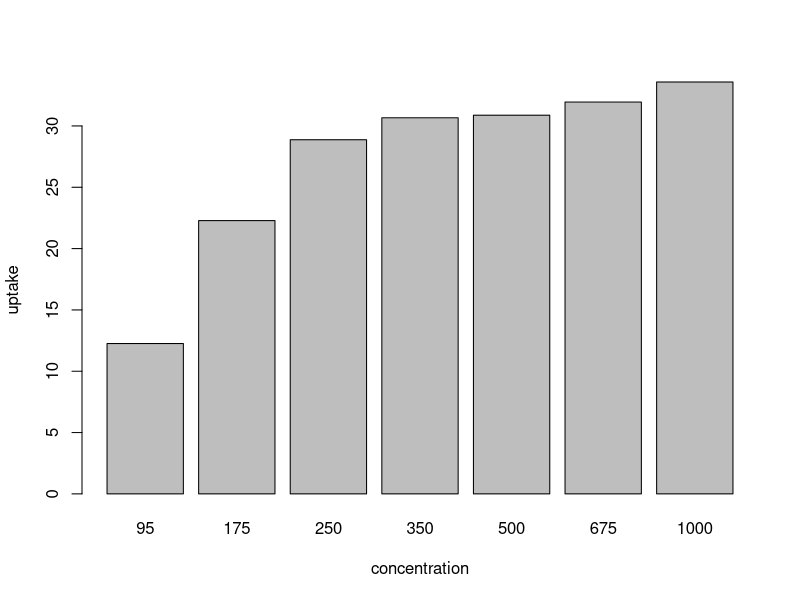
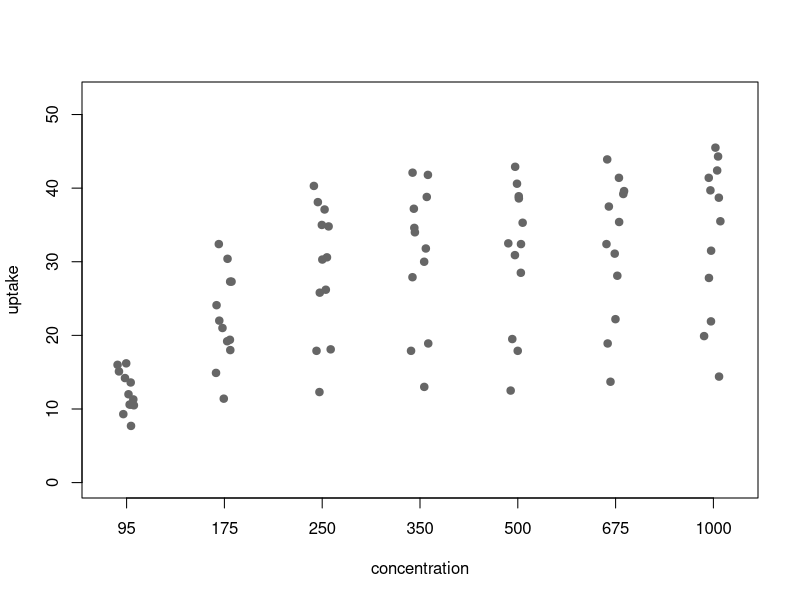
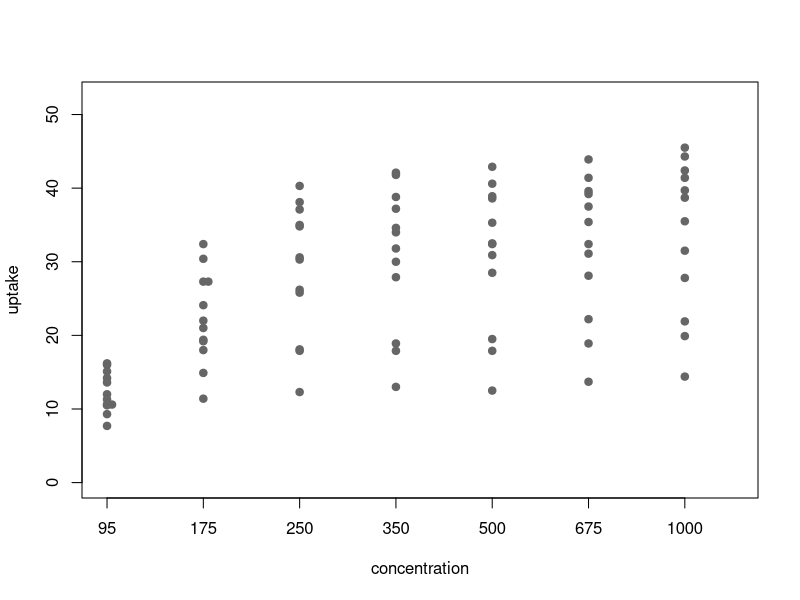
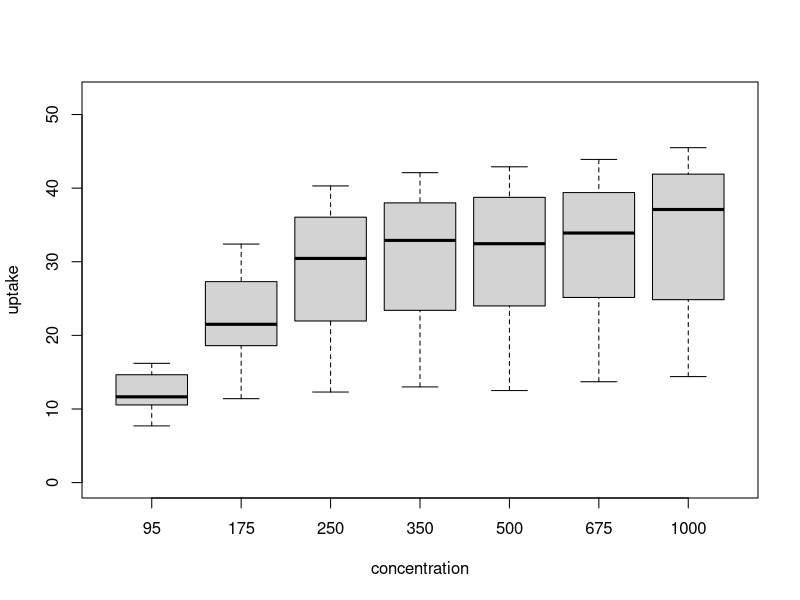
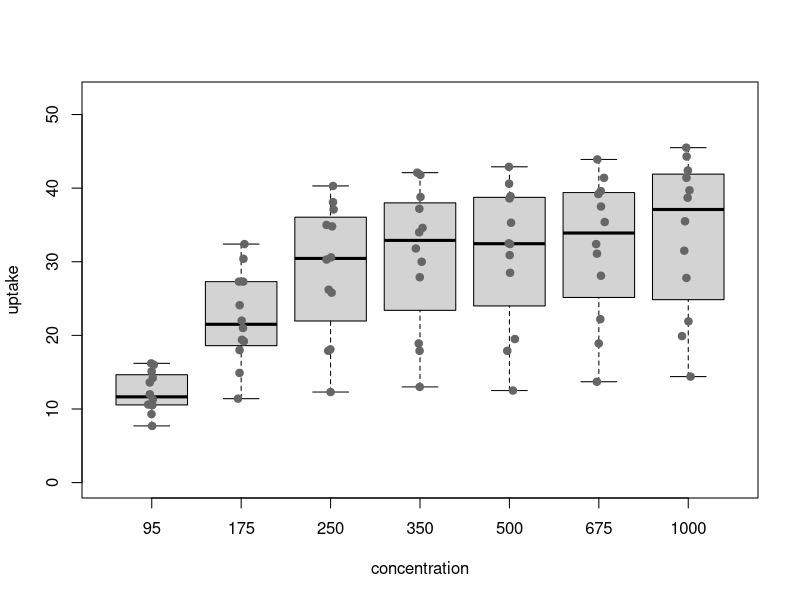
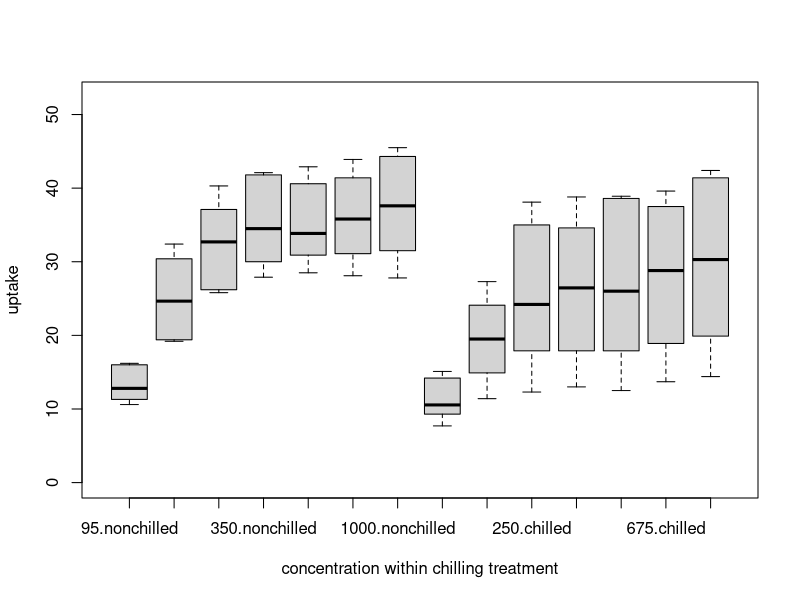
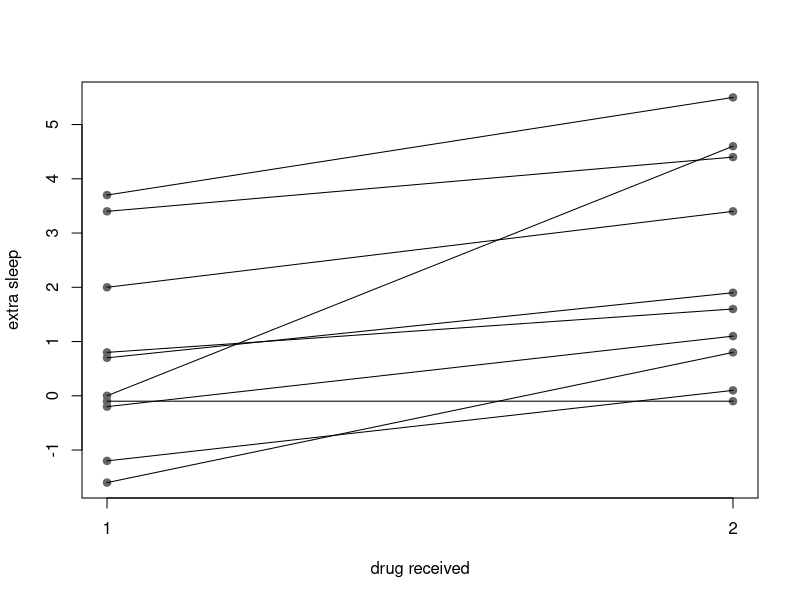
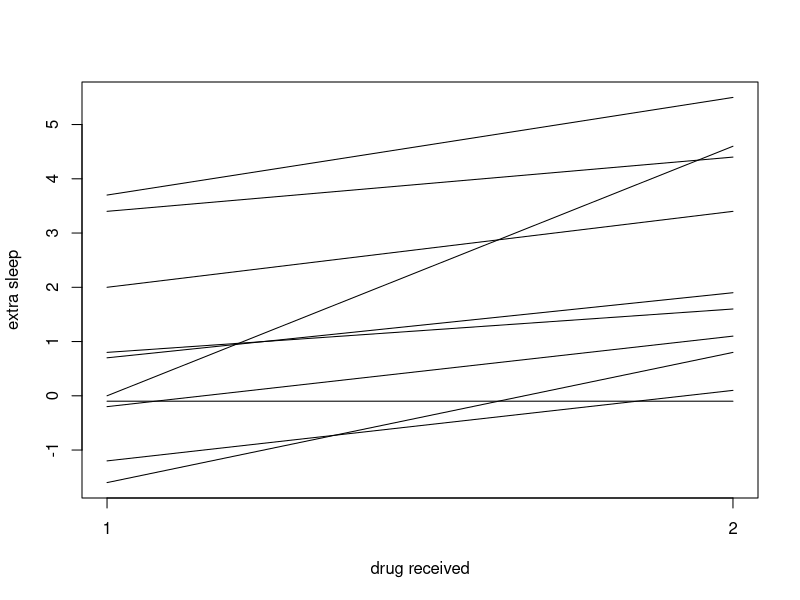

Generate these figures, in order, with R:
## ---- chunk 1
## important to let caching work between local render and building w/ pelican
knitr::opts_chunk$set(cache = 1)
## ---- chunk 2
head(CO2)
## ---- chunk 3
barplot(unlist(lapply(split(CO2, CO2$conc), function(x) mean(x$uptake))), ylab='uptake',
        xlab='concentration')
## ---- chunk 4
CO2 <- within(CO2, conc_f <- factor(conc))
y_limits <- c(0, max(CO2$uptake) * 1.15)
point_col <- gray(0.4)
stripchart(uptake ~ conc_f, CO2, method='jitter', pch=19, col=point_col,
           xlab='concentration', ylim=y_limits, vertical=TRUE)
## ---- chunk 5
stripchart(uptake ~ conc_f, CO2, method='stack', pch=19, col=point_col,
           xlab='concentration',  ylim=y_limits, vertical=TRUE)
## ---- chunk 6

boxplot( uptake ~ conc_f , CO2, ylab='uptake', xlab='concentration', ylim=y_limits)
## ---- chunk 7
jitter <- 0.025
boxplot( uptake ~ conc_f , CO2, ylab='uptake', xlab='concentration', ylim=y_limits)
points(as.numeric(CO2$conc_f) + rnorm(nrow(CO2), sd = jitter), CO2$uptake,
       pch=19, col=point_col)
## ---- chunk 8
boxplot( uptake ~ conc_f : Treatment, CO2, ylab='uptake', ylim=y_limits,
        xlab = "concentration within chilling treatment")
## ---- chunk 9
head(sleep)
## ---- chunk 10

invisible(stripchart(extra ~ group, sleep, pch=19, col=point_col,
		     vertical=TRUE, ylab='extra sleep', xlab='drug received'))
## note -- don't enclose this in invisble in your code -- some strangeness
##         with website production compels it here
for(ID in split(sleep, sleep$ID))
  lines(extra ~ group, ID)

## ---- chunk 11
invisible(stripchart(extra ~ group, sleep, pch="", vertical=TRUE,
           	     ylab='extra sleep', xlab='drug received'))
## note -- don't enclose this in invisble in your code -- some strangeness
##         with website production compels it here
for(ID in split(sleep, sleep$ID))
  lines(extra ~ group, ID)
## ---- chunk 12
op <- par(mfrow=c(2, 1))
for(v in levels(CO2$Treatment)) {
  subs <- subset(CO2, Treatment == v)
  hist(subs$uptake, main = v, col = point_col, xlab = 'uptake', xlim = y_limits)
  }
par(op)
